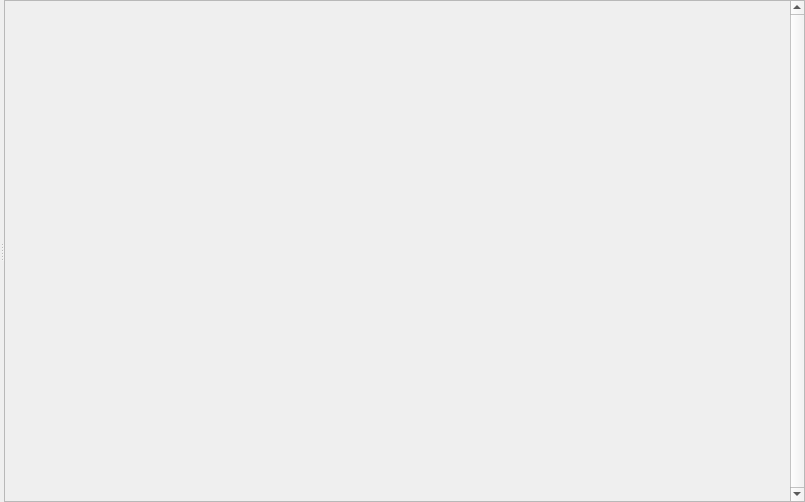
<?xml version="1.0" encoding="UTF-8"?>
<ui version="4.0">
 <class>Form</class>
 <widget class="QWidget" name="Form">
  <property name="geometry">
   <rect>
    <x>0</x>
    <y>0</y>
    <width>805</width>
    <height>502</height>
   </rect>
  </property>
  <property name="windowTitle">
   <string>Live data</string>
  </property>
  <layout class="QVBoxLayout" name="verticalLayout_3">
   <property name="leftMargin">
    <number>0</number>
   </property>
   <property name="topMargin">
    <number>0</number>
   </property>
   <property name="rightMargin">
    <number>0</number>
   </property>
   <property name="bottomMargin">
    <number>0</number>
   </property>
   <item>
    <widget class="QSplitter" name="splitter">
     <property name="orientation">
      <enum>Qt::Horizontal</enum>
     </property>
     <widget class="QWidget" name="verticalLayoutWidget_2">
      <layout class="QVBoxLayout" name="widgetLayout"/>
     </widget>
     <widget class="QWidget" name="verticalLayoutWidget">
      <layout class="QVBoxLayout" name="monitorLayout">
       <item>
        <widget class="QScrollArea" name="scroll">
         <property name="verticalScrollBarPolicy">
          <enum>Qt::ScrollBarAlwaysOn</enum>
         </property>
         <property name="widgetResizable">
          <bool>true</bool>
         </property>
         <widget class="QWidget" name="scrollContent">
          <property name="geometry">
           <rect>
            <x>0</x>
            <y>0</y>
            <width>758</width>
            <height>498</height>
           </rect>
          </property>
         </widget>
        </widget>
       </item>
      </layout>
     </widget>
    </widget>
   </item>
  </layout>
  <action name="actionPrint">
   <property name="icon">
    <iconset>
     <normaloff>:/print</normaloff>:/print</iconset>
   </property>
   <property name="text">
    <string>&amp;Print...</string>
   </property>
   <property name="toolTip">
    <string>Print current plot</string>
   </property>
   <property name="shortcut">
    <string>Ctrl+P</string>
   </property>
  </action>
  <action name="actionUnzoom">
   <property name="icon">
    <iconset>
     <normaloff>:/viewfull</normaloff>:/viewfull</iconset>
   </property>
   <property name="text">
    <string>Reset View</string>
   </property>
   <property name="shortcut">
    <string>Ctrl+U</string>
   </property>
  </action>
  <action name="actionLogScale">
   <property name="checkable">
    <bool>true</bool>
   </property>
   <property name="text">
    <string>&amp;Logarithmic Y scale</string>
   </property>
   <property name="iconText">
    <string>Log Scale</string>
   </property>
   <property name="shortcut">
    <string>Ctrl+L</string>
   </property>
  </action>
  <action name="actionColormap">
   <property name="text">
    <string>&amp;Colormap</string>
   </property>
   <property name="toolTip">
    <string>Select colormap</string>
   </property>
  </action>
  <action name="actionMarkCenter">
   <property name="checkable">
    <bool>true</bool>
   </property>
   <property name="text">
    <string>&amp;Center Mark</string>
   </property>
   <property name="toolTip">
    <string>Mark center of detector image</string>
   </property>
  </action>
  <action name="actionKeepRatio">
   <property name="checkable">
    <bool>true</bool>
   </property>
   <property name="text">
    <string>Keep Ratio</string>
   </property>
   <property name="toolTip">
    <string>Keep aspect ratio of selection rectangle</string>
   </property>
  </action>
  <action name="actionOpen">
   <property name="icon">
    <iconset>
     <normaloff>:/open</normaloff>:/open</iconset>
   </property>
   <property name="text">
    <string>&amp;Open</string>
   </property>
   <property name="toolTip">
    <string>Open data</string>
   </property>
   <property name="shortcut">
    <string>Ctrl+O</string>
   </property>
  </action>
  <action name="actionSavePlot">
   <property name="text">
    <string>&amp;Save Plot1</string>
   </property>
   <property name="iconText">
    <string>Save Plot</string>
   </property>
   <property name="toolTip">
    <string>Save plot</string>
   </property>
  </action>
  <action name="actionLines">
   <property name="checkable">
    <bool>true</bool>
   </property>
   <property name="text">
    <string>Lines</string>
   </property>
   <property name="toolTip">
    <string>Activate Lines</string>
   </property>
  </action>
  <action name="actionSymbols">
   <property name="checkable">
    <bool>true</bool>
   </property>
   <property name="text">
    <string>Show symbols</string>
   </property>
   <property name="toolTip">
    <string>Show symbols</string>
   </property>
  </action>
  <action name="actionAttachElog">
   <property name="text">
    <string>Attach to electronic log</string>
   </property>
  </action>
 </widget>
 <resources/>
 <connections/>
</ui>
